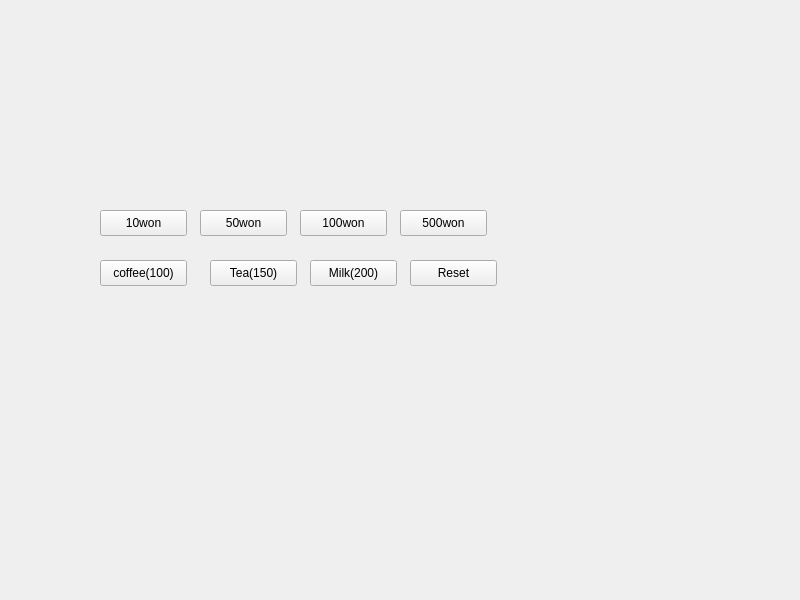
<?xml version="1.0" encoding="UTF-8"?>
<ui version="4.0">
 <class>Qwidget</class>
 <widget class="QWidget" name="Qwidget">
  <property name="geometry">
   <rect>
    <x>0</x>
    <y>0</y>
    <width>800</width>
    <height>600</height>
   </rect>
  </property>
  <property name="windowTitle">
   <string>Qwidget</string>
  </property>
  <widget class="QPushButton" name="pb10">
   <property name="geometry">
    <rect>
     <x>100</x>
     <y>210</y>
     <width>87</width>
     <height>26</height>
    </rect>
   </property>
   <property name="text">
    <string>10won</string>
   </property>
  </widget>
  <widget class="QPushButton" name="pb100">
   <property name="geometry">
    <rect>
     <x>300</x>
     <y>210</y>
     <width>87</width>
     <height>26</height>
    </rect>
   </property>
   <property name="text">
    <string>100won</string>
   </property>
  </widget>
  <widget class="QPushButton" name="pb50">
   <property name="geometry">
    <rect>
     <x>200</x>
     <y>210</y>
     <width>87</width>
     <height>26</height>
    </rect>
   </property>
   <property name="text">
    <string>50won</string>
   </property>
  </widget>
  <widget class="QPushButton" name="pb500">
   <property name="geometry">
    <rect>
     <x>400</x>
     <y>210</y>
     <width>87</width>
     <height>26</height>
    </rect>
   </property>
   <property name="text">
    <string>500won</string>
   </property>
  </widget>
  <widget class="QPushButton" name="pbcoffee">
   <property name="geometry">
    <rect>
     <x>100</x>
     <y>260</y>
     <width>87</width>
     <height>26</height>
    </rect>
   </property>
   <property name="text">
    <string>coffee(100)</string>
   </property>
  </widget>
  <widget class="QPushButton" name="pbtea">
   <property name="geometry">
    <rect>
     <x>210</x>
     <y>260</y>
     <width>87</width>
     <height>26</height>
    </rect>
   </property>
   <property name="text">
    <string>Tea(150)</string>
   </property>
  </widget>
  <widget class="QPushButton" name="pbmilk">
   <property name="geometry">
    <rect>
     <x>310</x>
     <y>260</y>
     <width>87</width>
     <height>26</height>
    </rect>
   </property>
   <property name="text">
    <string>Milk(200)</string>
   </property>
  </widget>
  <widget class="QPushButton" name="pbreset">
   <property name="geometry">
    <rect>
     <x>410</x>
     <y>260</y>
     <width>87</width>
     <height>26</height>
    </rect>
   </property>
   <property name="text">
    <string>Reset</string>
   </property>
  </widget>
 </widget>
 <resources/>
 <connections/>
</ui>
